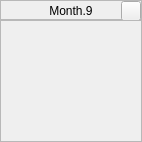
        <widget class="QFrame" name="frameMonth_9">
         <property name="minimumSize">
          <size>
           <width>142</width>
           <height>142</height>
          </size>
         </property>
         <property name="maximumSize">
          <size>
           <width>142</width>
           <height>142</height>
          </size>
         </property>
         <property name="frameShape">
          <enum>QFrame::Box</enum>
         </property>
         <property name="frameShadow">
          <enum>QFrame::Plain</enum>
         </property>
         <property name="lineWidth">
          <number>0</number>
         </property>
         <layout class="QVBoxLayout" name="verticalLayout_9">
          <property name="spacing">
           <number>0</number>
          </property>
          <property name="leftMargin">
           <number>0</number>
          </property>
          <property name="topMargin">
           <number>0</number>
          </property>
          <property name="rightMargin">
           <number>0</number>
          </property>
          <property name="bottomMargin">
           <number>0</number>
          </property>
          <item>
           <widget class="QFrame" name="frameMonthTitle_9">
            <property name="minimumSize">
             <size>
              <width>0</width>
              <height>20</height>
             </size>
            </property>
            <property name="maximumSize">
             <size>
              <width>16777215</width>
              <height>20</height>
             </size>
            </property>
            <property name="frameShape">
             <enum>QFrame::StyledPanel</enum>
            </property>
            <property name="frameShadow">
             <enum>QFrame::Raised</enum>
            </property>
            <layout class="QHBoxLayout" name="horizontalLayout_12">
             <property name="spacing">
              <number>0</number>
             </property>
             <property name="leftMargin">
              <number>20</number>
             </property>
             <property name="topMargin">
              <number>0</number>
             </property>
             <property name="rightMargin">
              <number>0</number>
             </property>
             <property name="bottomMargin">
              <number>0</number>
             </property>
             <item>
              <widget class="QLabel" name="labelMonthTitle_9">
               <property name="minimumSize">
                <size>
                 <width>0</width>
                 <height>20</height>
                </size>
               </property>
               <property name="maximumSize">
                <size>
                 <width>16777215</width>
                 <height>20</height>
                </size>
               </property>
               <property name="text">
                <string>Month.9</string>
               </property>
               <property name="alignment">
                <set>Qt::AlignCenter</set>
               </property>
              </widget>
             </item>
             <item>
              <widget class="QPushButton" name="buttonMonthDetailsView_9">
               <property name="minimumSize">
                <size>
                 <width>20</width>
                 <height>20</height>
                </size>
               </property>
               <property name="maximumSize">
                <size>
                 <width>20</width>
                 <height>20</height>
                </size>
               </property>
               <property name="text">
                <string/>
               </property>
              </widget>
             </item>
            </layout>
           </widget>
          </item>
          <item>
           <widget class="QFrame" name="frameMonthButtonContainer_9">
            <property name="frameShape">
             <enum>QFrame::StyledPanel</enum>
            </property>
            <property name="frameShadow">
             <enum>QFrame::Raised</enum>
            </property>
           </widget>
          </item>
         </layout>
        </widget>
